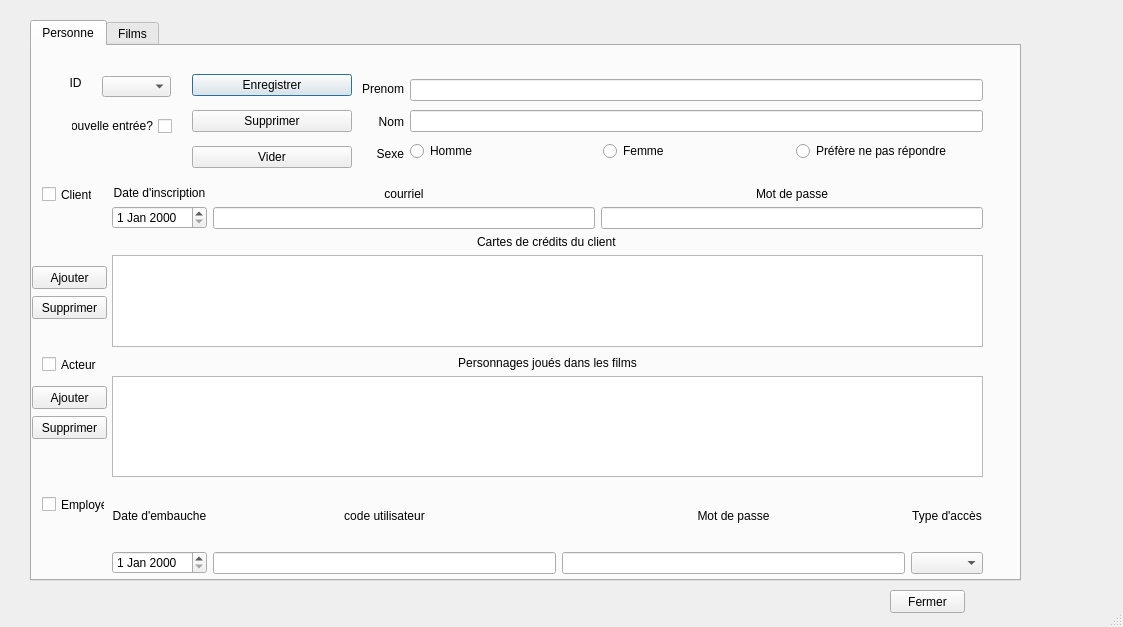
<?xml version="1.0" encoding="UTF-8"?>
<ui version="4.0">
 <class>Application</class>
 <widget class="QDialog" name="Application">
  <property name="geometry">
   <rect>
    <x>0</x>
    <y>0</y>
    <width>1123</width>
    <height>627</height>
   </rect>
  </property>
  <property name="windowTitle">
   <string>Dialog</string>
  </property>
  <property name="sizeGripEnabled">
   <bool>true</bool>
  </property>
  <widget class="QTabWidget" name="tabMain">
   <property name="geometry">
    <rect>
     <x>30</x>
     <y>20</y>
     <width>991</width>
     <height>561</height>
    </rect>
   </property>
   <property name="currentIndex">
    <number>0</number>
   </property>
   <widget class="QWidget" name="tabPersonne">
    <attribute name="title">
     <string>Personne</string>
    </attribute>
    <widget class="QWidget" name="verticalLayoutWidget">
     <property name="geometry">
      <rect>
       <x>80</x>
       <y>140</y>
       <width>871</width>
       <height>161</height>
      </rect>
     </property>
     <layout class="QVBoxLayout" name="verticalLayout">
      <item>
       <layout class="QHBoxLayout" name="horizontalLayout_4">
        <item>
         <layout class="QVBoxLayout" name="verticalLayout_2">
          <item>
           <widget class="QLabel" name="label_4">
            <property name="layoutDirection">
             <enum>Qt::LeftToRight</enum>
            </property>
            <property name="text">
             <string>Date d'inscription</string>
            </property>
            <property name="alignment">
             <set>Qt::AlignCenter</set>
            </property>
           </widget>
          </item>
          <item>
           <widget class="QDateEdit" name="dateInsc"/>
          </item>
         </layout>
        </item>
        <item>
         <layout class="QVBoxLayout" name="verticalLayout_3">
          <item>
           <widget class="QLabel" name="label_5">
            <property name="text">
             <string>courriel</string>
            </property>
            <property name="alignment">
             <set>Qt::AlignCenter</set>
            </property>
           </widget>
          </item>
          <item>
           <widget class="QLineEdit" name="lineCourriel"/>
          </item>
         </layout>
        </item>
        <item>
         <layout class="QVBoxLayout" name="verticalLayout_4">
          <item>
           <widget class="QLabel" name="label_6">
            <property name="text">
             <string>Mot de passe</string>
            </property>
            <property name="alignment">
             <set>Qt::AlignCenter</set>
            </property>
           </widget>
          </item>
          <item>
           <widget class="QLineEdit" name="linePwdClient"/>
          </item>
         </layout>
        </item>
       </layout>
      </item>
      <item>
       <layout class="QHBoxLayout" name="horizontalLayout_7">
        <item>
         <layout class="QVBoxLayout" name="verticalLayout_6">
          <item alignment="Qt::AlignHCenter">
           <widget class="QLabel" name="labelCarteCredits">
            <property name="layoutDirection">
             <enum>Qt::LeftToRight</enum>
            </property>
            <property name="text">
             <string>Cartes de crédits du client</string>
            </property>
           </widget>
          </item>
          <item>
           <widget class="QTableView" name="QtableCC">
            <property name="midLineWidth">
             <number>3</number>
            </property>
            <property name="alternatingRowColors">
             <bool>true</bool>
            </property>
           </widget>
          </item>
         </layout>
        </item>
       </layout>
      </item>
     </layout>
    </widget>
    <widget class="QWidget" name="horizontalLayoutWidget">
     <property name="geometry">
      <rect>
       <x>330</x>
       <y>30</y>
       <width>621</width>
       <height>91</height>
      </rect>
     </property>
     <layout class="QHBoxLayout" name="horizontalLayout">
      <item>
       <layout class="QVBoxLayout" name="verticalLayout_16">
        <item>
         <widget class="QLabel" name="label_18">
          <property name="text">
           <string>Prenom</string>
          </property>
          <property name="alignment">
           <set>Qt::AlignRight|Qt::AlignTrailing|Qt::AlignVCenter</set>
          </property>
         </widget>
        </item>
        <item>
         <widget class="QLabel" name="label">
          <property name="text">
           <string>Nom</string>
          </property>
          <property name="alignment">
           <set>Qt::AlignRight|Qt::AlignTrailing|Qt::AlignVCenter</set>
          </property>
         </widget>
        </item>
        <item>
         <widget class="QLabel" name="label_3">
          <property name="text">
           <string>Sexe</string>
          </property>
          <property name="alignment">
           <set>Qt::AlignRight|Qt::AlignTrailing|Qt::AlignVCenter</set>
          </property>
         </widget>
        </item>
       </layout>
      </item>
      <item>
       <layout class="QVBoxLayout" name="verticalLayout_17">
        <item>
         <widget class="QLineEdit" name="linePrenom"/>
        </item>
        <item>
         <widget class="QLineEdit" name="lineNom"/>
        </item>
        <item>
         <layout class="QHBoxLayout" name="horizontalLayout_2">
          <item>
           <widget class="QRadioButton" name="rbtnH">
            <property name="text">
             <string>Homme</string>
            </property>
            <attribute name="buttonGroup">
             <string notr="true">sexeBtnG</string>
            </attribute>
           </widget>
          </item>
          <item>
           <widget class="QRadioButton" name="rbtnF">
            <property name="text">
             <string>Femme</string>
            </property>
            <attribute name="buttonGroup">
             <string notr="true">sexeBtnG</string>
            </attribute>
           </widget>
          </item>
          <item>
           <widget class="QRadioButton" name="rbtnNA">
            <property name="text">
             <string>Préfère ne pas répondre</string>
            </property>
            <attribute name="buttonGroup">
             <string notr="true">sexeBtnG</string>
            </attribute>
           </widget>
          </item>
         </layout>
        </item>
       </layout>
      </item>
     </layout>
    </widget>
    <widget class="QWidget" name="verticalLayoutWidget_2">
     <property name="geometry">
      <rect>
       <x>160</x>
       <y>20</y>
       <width>160</width>
       <height>112</height>
      </rect>
     </property>
     <layout class="QVBoxLayout" name="verticalLayout_18">
      <item>
       <widget class="QPushButton" name="btnEP">
        <property name="text">
         <string>Enregistrer</string>
        </property>
       </widget>
      </item>
      <item>
       <widget class="QPushButton" name="btnSupPers">
        <property name="text">
         <string>Supprimer</string>
        </property>
       </widget>
      </item>
      <item>
       <widget class="QPushButton" name="btnVP">
        <property name="text">
         <string>Vider</string>
        </property>
       </widget>
      </item>
     </layout>
    </widget>
    <widget class="QWidget" name="horizontalLayoutWidget_5">
     <property name="geometry">
      <rect>
       <x>80</x>
       <y>310</y>
       <width>871</width>
       <height>121</height>
      </rect>
     </property>
     <layout class="QHBoxLayout" name="horizontalLayout_5">
      <item>
       <layout class="QVBoxLayout" name="verticalLayout_5">
        <item>
         <widget class="QLabel" name="label_7">
          <property name="layoutDirection">
           <enum>Qt::LeftToRight</enum>
          </property>
          <property name="text">
           <string>Personnages joués dans les films</string>
          </property>
          <property name="alignment">
           <set>Qt::AlignCenter</set>
          </property>
         </widget>
        </item>
        <item>
         <widget class="QTableView" name="QtableAct">
          <property name="alternatingRowColors">
           <bool>true</bool>
          </property>
         </widget>
        </item>
       </layout>
      </item>
     </layout>
    </widget>
    <widget class="QWidget" name="horizontalLayoutWidget_6">
     <property name="geometry">
      <rect>
       <x>80</x>
       <y>440</y>
       <width>871</width>
       <height>88</height>
      </rect>
     </property>
     <layout class="QHBoxLayout" name="horizontalLayout_6">
      <item>
       <layout class="QVBoxLayout" name="verticalLayout_9">
        <item>
         <widget class="QLabel" name="label_11">
          <property name="layoutDirection">
           <enum>Qt::LeftToRight</enum>
          </property>
          <property name="text">
           <string>Date d'embauche</string>
          </property>
          <property name="alignment">
           <set>Qt::AlignCenter</set>
          </property>
         </widget>
        </item>
        <item>
         <widget class="QDateEdit" name="dateEmb"/>
        </item>
       </layout>
      </item>
      <item>
       <layout class="QVBoxLayout" name="verticalLayout_10">
        <item>
         <widget class="QLabel" name="label_12">
          <property name="text">
           <string>code utilisateur</string>
          </property>
          <property name="alignment">
           <set>Qt::AlignCenter</set>
          </property>
         </widget>
        </item>
        <item>
         <widget class="QLineEdit" name="lineUsername"/>
        </item>
       </layout>
      </item>
      <item>
       <layout class="QVBoxLayout" name="verticalLayout_11">
        <item>
         <widget class="QLabel" name="label_13">
          <property name="text">
           <string>Mot de passe</string>
          </property>
          <property name="alignment">
           <set>Qt::AlignCenter</set>
          </property>
         </widget>
        </item>
        <item>
         <widget class="QLineEdit" name="linePwdEmp"/>
        </item>
       </layout>
      </item>
      <item>
       <layout class="QVBoxLayout" name="verticalLayout_12">
        <item>
         <widget class="QLabel" name="label_14">
          <property name="layoutDirection">
           <enum>Qt::LeftToRight</enum>
          </property>
          <property name="text">
           <string>Type d'accès</string>
          </property>
          <property name="alignment">
           <set>Qt::AlignCenter</set>
          </property>
         </widget>
        </item>
        <item>
         <widget class="QComboBox" name="comboAcces"/>
        </item>
       </layout>
      </item>
     </layout>
    </widget>
    <widget class="QCheckBox" name="cbActeur">
     <property name="geometry">
      <rect>
       <x>10</x>
       <y>310</y>
       <width>55</width>
       <height>17</height>
      </rect>
     </property>
     <property name="text">
      <string>Acteur</string>
     </property>
    </widget>
    <widget class="QCheckBox" name="cbClient">
     <property name="geometry">
      <rect>
       <x>10</x>
       <y>140</y>
       <width>50</width>
       <height>17</height>
      </rect>
     </property>
     <property name="text">
      <string>Client</string>
     </property>
    </widget>
    <widget class="QCheckBox" name="cbEmploye">
     <property name="geometry">
      <rect>
       <x>10</x>
       <y>450</y>
       <width>63</width>
       <height>17</height>
      </rect>
     </property>
     <property name="text">
      <string>Employé</string>
     </property>
    </widget>
    <widget class="QPushButton" name="btnAjoutCC">
     <property name="geometry">
      <rect>
       <x>0</x>
       <y>220</y>
       <width>75</width>
       <height>23</height>
      </rect>
     </property>
     <property name="text">
      <string>Ajouter</string>
     </property>
    </widget>
    <widget class="QPushButton" name="btnAjoutPers">
     <property name="geometry">
      <rect>
       <x>0</x>
       <y>340</y>
       <width>75</width>
       <height>23</height>
      </rect>
     </property>
     <property name="text">
      <string>Ajouter</string>
     </property>
    </widget>
    <widget class="QPushButton" name="btnSuppCC">
     <property name="geometry">
      <rect>
       <x>0</x>
       <y>250</y>
       <width>75</width>
       <height>23</height>
      </rect>
     </property>
     <property name="text">
      <string>Supprimer</string>
     </property>
    </widget>
    <widget class="QPushButton" name="btnSuppPers">
     <property name="geometry">
      <rect>
       <x>0</x>
       <y>370</y>
       <width>75</width>
       <height>23</height>
      </rect>
     </property>
     <property name="text">
      <string>Supprimer</string>
     </property>
    </widget>
    <widget class="QComboBox" name="comboID">
     <property name="geometry">
      <rect>
       <x>70</x>
       <y>30</y>
       <width>69</width>
       <height>21</height>
      </rect>
     </property>
    </widget>
    <widget class="QLabel" name="label_8">
     <property name="geometry">
      <rect>
       <x>20</x>
       <y>30</y>
       <width>47</width>
       <height>13</height>
      </rect>
     </property>
     <property name="text">
      <string>ID</string>
     </property>
     <property name="alignment">
      <set>Qt::AlignCenter</set>
     </property>
    </widget>
    <widget class="QCheckBox" name="cbVP">
     <property name="geometry">
      <rect>
       <x>39</x>
       <y>70</y>
       <width>101</width>
       <height>20</height>
      </rect>
     </property>
     <property name="layoutDirection">
      <enum>Qt::RightToLeft</enum>
     </property>
     <property name="text">
      <string>Nouvelle entrée?</string>
     </property>
    </widget>
   </widget>
   <widget class="QWidget" name="tabFilms">
    <attribute name="title">
     <string>Films</string>
    </attribute>
    <widget class="QWidget" name="verticalLayoutWidget_3">
     <property name="geometry">
      <rect>
       <x>20</x>
       <y>20</y>
       <width>160</width>
       <height>112</height>
      </rect>
     </property>
     <layout class="QVBoxLayout" name="verticalLayout_21">
      <item>
       <widget class="QPushButton" name="btnEF">
        <property name="text">
         <string>Enregistrer</string>
        </property>
       </widget>
      </item>
      <item>
       <widget class="QPushButton" name="btnSupFilm">
        <property name="text">
         <string>Supprimer</string>
        </property>
       </widget>
      </item>
      <item>
       <widget class="QPushButton" name="btnVF">
        <property name="text">
         <string>Vider</string>
        </property>
       </widget>
      </item>
     </layout>
    </widget>
    <widget class="QWidget" name="verticalLayoutWidget_4">
     <property name="geometry">
      <rect>
       <x>220</x>
       <y>20</y>
       <width>211</width>
       <height>171</height>
      </rect>
     </property>
     <layout class="QVBoxLayout" name="verticalLayout_22">
      <item>
       <widget class="QLineEdit" name="TitreFilm"/>
      </item>
      <item>
       <widget class="QTimeEdit" name="dureeFilm"/>
      </item>
      <item>
       <widget class="QTextEdit" name="textDescFilm"/>
      </item>
     </layout>
    </widget>
    <widget class="QLabel" name="label_2">
     <property name="geometry">
      <rect>
       <x>520</x>
       <y>10</y>
       <width>111</width>
       <height>20</height>
      </rect>
     </property>
     <property name="text">
      <string>Catégories du film</string>
     </property>
    </widget>
    <widget class="QListView" name="listCatFilm">
     <property name="geometry">
      <rect>
       <x>490</x>
       <y>30</y>
       <width>171</width>
       <height>192</height>
      </rect>
     </property>
    </widget>
    <widget class="QComboBox" name="comboIDF">
     <property name="geometry">
      <rect>
       <x>100</x>
       <y>140</y>
       <width>69</width>
       <height>21</height>
      </rect>
     </property>
    </widget>
    <widget class="QLabel" name="label_9">
     <property name="geometry">
      <rect>
       <x>40</x>
       <y>140</y>
       <width>47</width>
       <height>13</height>
      </rect>
     </property>
     <property name="text">
      <string>ID</string>
     </property>
     <property name="alignment">
      <set>Qt::AlignCenter</set>
     </property>
    </widget>
    <widget class="QCheckBox" name="cbVF">
     <property name="geometry">
      <rect>
       <x>70</x>
       <y>170</y>
       <width>101</width>
       <height>20</height>
      </rect>
     </property>
     <property name="layoutDirection">
      <enum>Qt::RightToLeft</enum>
     </property>
     <property name="text">
      <string>Nouvelle entrée?</string>
     </property>
    </widget>
   </widget>
  </widget>
  <widget class="QPushButton" name="btnFermer">
   <property name="geometry">
    <rect>
     <x>890</x>
     <y>590</y>
     <width>75</width>
     <height>23</height>
    </rect>
   </property>
   <property name="text">
    <string>Fermer</string>
   </property>
  </widget>
 </widget>
 <resources/>
 <connections/>
 <buttongroups>
  <buttongroup name="sexeBtnG"/>
 </buttongroups>
</ui>
